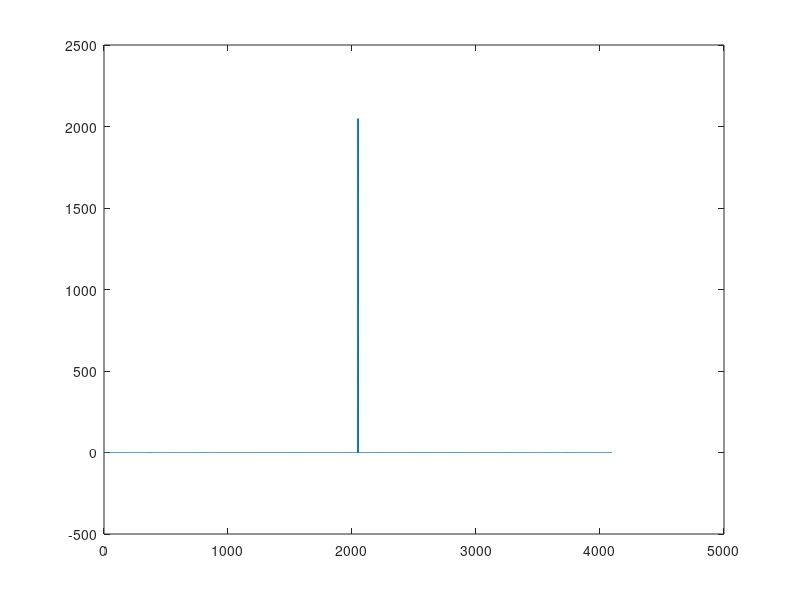
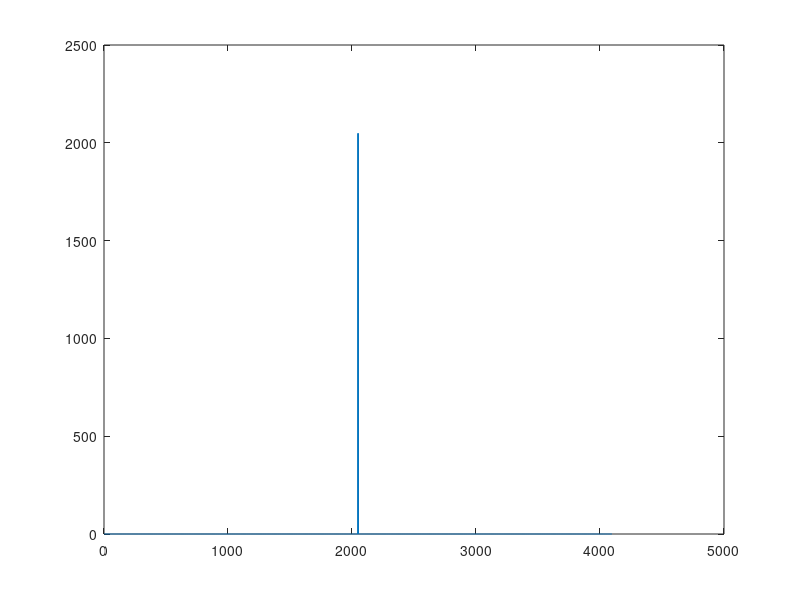
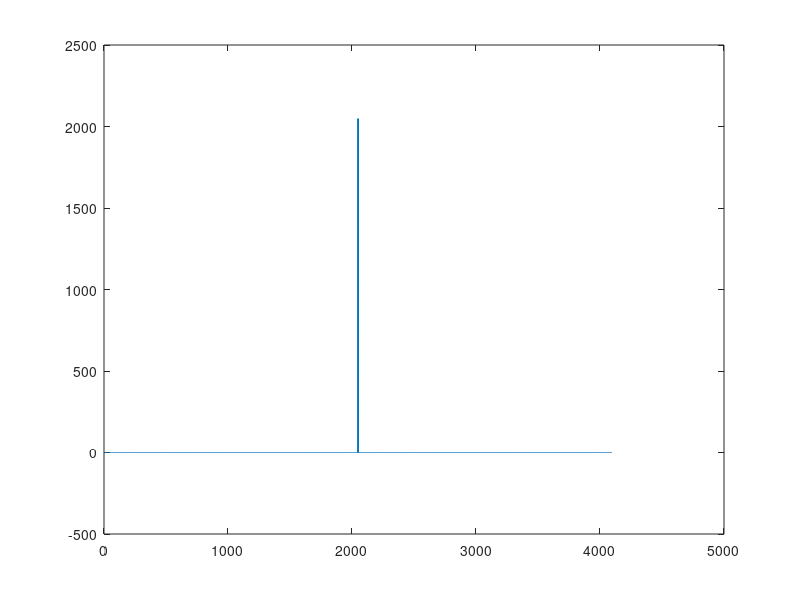
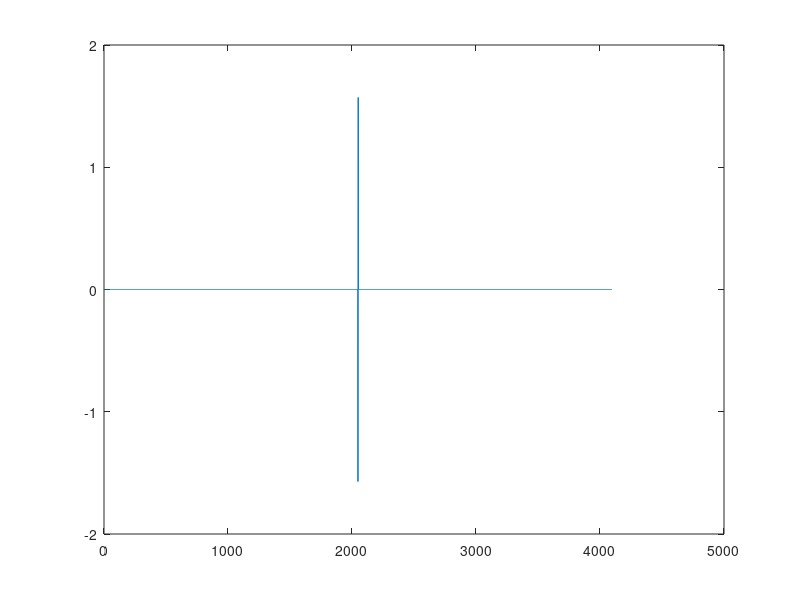

The MATLAB script that drew these images, in order:


xL = 2*pi;
xN = 2^12;
xS = xL/xN;
x = linspace(xS/2,xL-xS/2,xN)';
N = xN/2;
k = [0:N-1, 0, 1-N:-1]';

y = cos(x);


plot(log10(abs(fftshift(fft(y)))));

%% Exact
dy = cos(x);

%% No filtering
dY = ifft((1i*k).^4.*fft(y));

plot(real(fftshift(fft(dY))))
figure
plot(imag(fftshift(fft(dY))))

%% Pre filter

yF = fft(y);
yF(abs(yF)<1e-12) = 0;
yD2 = ifft((1i*k).^4.*yF);

plot(abs(fftshift(fft(yD2))));
% 
% plot(x,dy,x,yD2);
% figure
% plot(x,log10(abs(dy-yD2)));
%% Post filter

fnew_var = fft(dY);
fnew_var(abs(fnew_var) < 10)= 0 ;
new_var = real(ifft(fnew_var));




figure
plot(real(fftshift(fft(new_var))))
figure
plot(imag(fftshift(fft(new_var))))


figure
plot(x,dy,x,dY,x,new_var)

max(abs(dy-dY))
max(abs(dy-new_var))